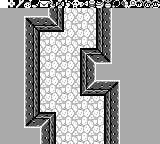

This is a level from a 2D game, rendered from its Tiled map with the project's own tilesets. A one-line summary and the complete map file follow:
An orthogonal 20x18 tile map with 8x8 px tiles, 2 tile layers (bg, Tile Layer 1), 6 tilesets.

<map version="1.2" tiledversion="1.2.2" orientation="orthogonal" renderorder="right-down" width="20" height="18" tilewidth="8" tileheight="8" infinite="0" nextlayerid="3" nextobjectid="1">
 <tileset firstgid="1" source="items-2.tsx" />
 <tileset firstgid="65" source="dungeon-items.tsx" />
 <tileset firstgid="81" source="overworld-landscape.tsx" />
 <tileset firstgid="177" source="walls-a.tsx" />
 <tileset firstgid="209" source="floor-a.tsx" />
 <tileset firstgid="225" source="font.tsx" />
 <layer id="2" name="bg" width="20" height="18">
  <data encoding="csv">
157,50,51,52,53,54,55,56,57,58,49,80,78,79,42,157,157,157,157,157,
209,210,209,210,209,210,209,210,209,210,209,210,209,210,209,210,209,210,209,210,
211,212,211,212,211,212,211,212,211,212,211,212,211,212,211,212,211,212,211,212,
209,210,209,210,209,210,209,210,209,210,209,210,209,210,209,210,209,210,209,210,
211,212,211,212,211,212,211,212,211,212,211,212,211,212,211,212,211,212,211,212,
209,210,209,210,209,210,209,210,209,210,209,210,209,210,209,210,209,210,209,210,
211,212,211,212,211,212,211,212,211,212,211,212,211,212,211,212,211,212,211,212,
209,210,209,210,209,210,209,210,209,210,209,210,209,210,209,210,209,210,209,210,
211,212,211,212,211,212,211,212,211,212,211,212,211,212,211,212,211,212,211,212,
209,210,209,210,209,210,209,210,209,210,209,210,209,210,209,210,209,210,209,210,
211,212,211,212,211,212,211,212,211,212,211,212,211,212,211,212,211,212,211,212,
209,210,209,210,209,210,209,210,209,210,209,210,209,210,209,210,209,210,209,210,
211,212,211,212,211,212,211,212,211,212,211,212,211,212,211,212,211,212,211,212,
209,210,209,210,209,210,209,210,209,210,209,210,209,210,209,210,209,210,209,210,
211,212,211,212,211,212,211,212,211,212,211,212,211,212,211,212,211,212,211,212,
209,210,209,210,209,210,209,210,209,210,209,210,209,210,209,210,209,210,209,210,
211,212,211,212,211,212,211,212,211,212,211,212,211,212,211,212,211,212,211,212,
209,210,209,210,209,210,209,210,209,210,209,210,209,210,209,210,209,210,209,210
</data>
 </layer>
 <layer id="1" name="Tile Layer 1" width="20" height="18">
  <data encoding="csv">
176,359,372,373,375,360,361,362,363,365,369,370,371,374,377,378,379,366,367,368,
173,173,173,173,173,173,187,1610612937,0,0,0,0,2684354761,3221225659,173,173,173,173,173,173,
173,173,173,2684354739,2684354747,2684354747,1610612918,1610612937,0,0,0,0,2684354761,3221225659,173,173,173,173,173,173,
173,173,173,187,2684354755,201,201,1610612934,0,0,0,0,2684354761,3221225659,173,173,173,173,173,173,
173,173,173,187,1610612937,0,0,0,0,0,0,0,2684354761,3221225659,173,173,173,173,173,173,
173,173,173,187,1610612937,0,0,0,0,0,0,0,2684354761,3221225659,173,173,173,173,173,173,
173,173,173,187,1610612937,0,0,0,0,0,2684354758,3221225673,1610612931,3221225659,173,173,173,173,173,173,
173,173,173,187,1610612937,0,0,0,0,0,2684354761,2684354742,1610612923,1610612915,173,173,173,173,173,173,
173,173,173,187,1610612937,0,0,0,0,0,2684354761,3221225659,173,173,173,173,173,173,173,173,
173,173,173,187,1610612937,0,0,0,0,0,2684354761,3221225659,173,173,173,173,173,173,173,173,
173,173,173,187,1610612937,0,0,0,0,0,2684354761,182,2684354747,2684354747,3221225651,173,173,173,173,173,
173,173,173,187,1610612937,0,0,0,0,0,198,201,201,3221225667,3221225659,173,173,173,173,173,
173,173,173,187,1610612937,0,0,0,0,0,0,0,0,2684354761,3221225659,173,173,173,173,173,
173,173,173,187,1610612937,0,0,0,0,0,0,0,0,2684354761,3221225659,173,173,173,173,173,
173,173,173,187,195,3221225673,3221225670,0,0,0,0,0,0,2684354761,3221225659,173,173,173,173,173,
173,173,173,179,1610612923,3221225654,1610612937,0,0,0,0,0,0,2684354761,3221225659,173,173,173,173,173,
173,173,173,173,173,187,1610612937,0,0,0,0,0,0,2684354761,3221225659,173,173,173,173,173,
173,173,173,173,173,187,1610612937,0,0,0,0,0,0,2684354761,3221225659,173,173,173,173,173
</data>
 </layer>
</map>
